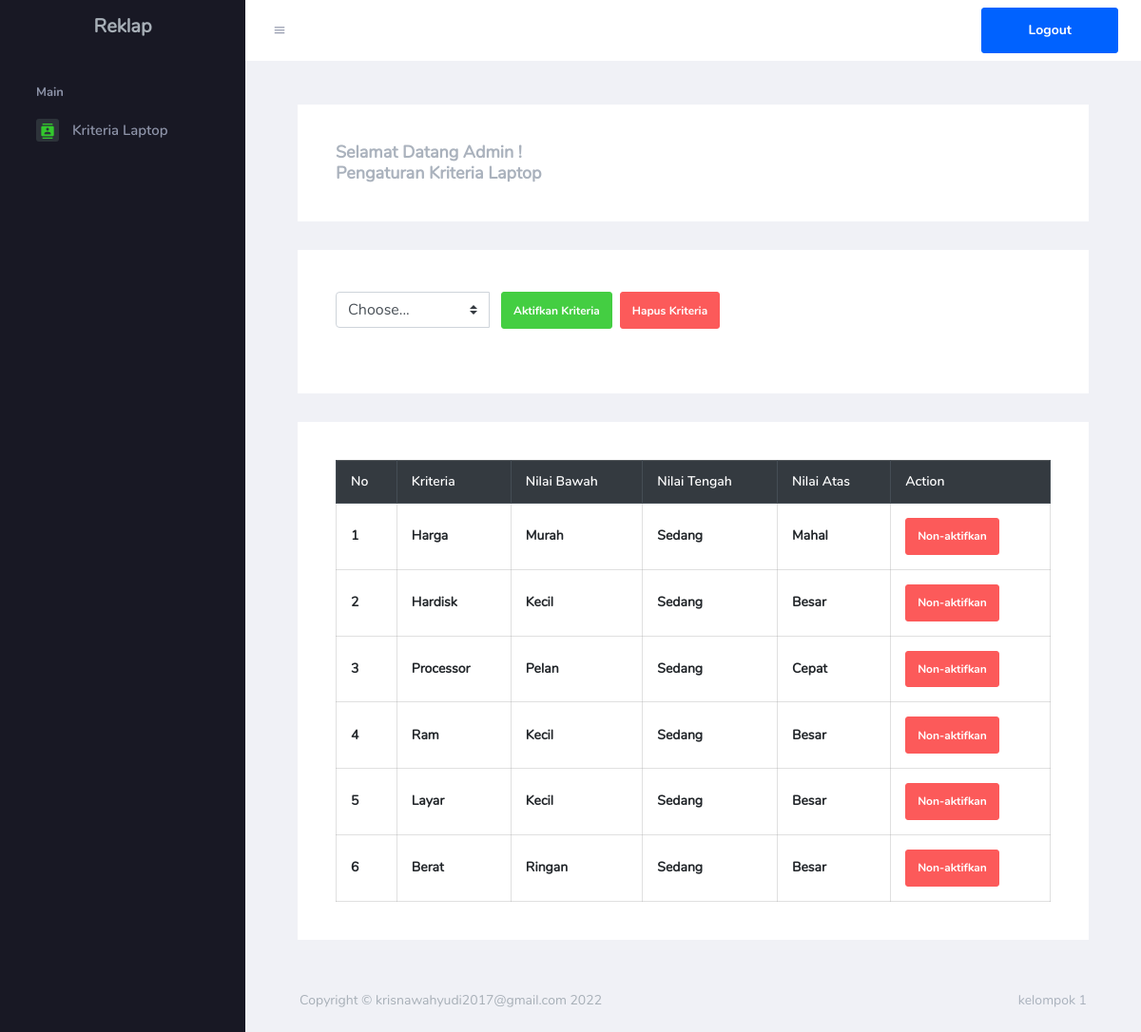
/admin.php (signed in), run on the app's committed database.
### tables this page shows
CREATE TABLE `daftar_kriteria` (
  `id` int(10) NOT NULL,
  `kriteria` varchar(20) NOT NULL,
  `bawah` varchar(20) NOT NULL,
  `tengah` varchar(20) NOT NULL,
  `atas` varchar(20) NOT NULL
);

### admin.php (the view, shortened to what this page needs)
<?php
include"functions.php";
?>
<!DOCTYPE html>
<html>
<head>
    <link rel="stylesheet" href="assets/vendors/mdi/css/materialdesignicons.min.css" />
    <link rel="stylesheet" href="assets/vendors/flag-icon-css/css/flag-icon.min.css" />
    <link rel="stylesheet" href="assets/vendors/css/vendor.bundle.base.css" />
    <link rel="stylesheet" href="assets/vendors/font-awesome/css/font-awesome.min.css" />
    <link rel="stylesheet" href="assets/vendors/bootstrap-datepicker/bootstrap-datepicker.min.css" />
    <link rel="stylesheet" href="assets/css/style.css" />
</head>
<body>
    <div class="container-scroller">
        <nav class="navbar default-layout-navbar col-lg-12 col-12 p-0 fixed-top d-flex flex-row">
            <div class="text-center navbar-brand-wrapper d-flex align-items-center justify-content-center">
                <h3>Reklap</h3>
            </div>
            <div class="navbar-menu-wrapper d-flex align-items-stretch">
                <button class="navbar-toggler navbar-toggler align-self-center" type="button" data-toggle="minimize">
                    <span class="mdi mdi-menu"></span>
                </button>
                <ul class="navbar-nav navbar-nav-right">
                    <li class="nav-item dropdown">
                        <a href="logout.php"><button type="button" class="btn btn-primary btn-lg">
                                Logout
                            </button></a>
                    </li>
                </ul>
            </div>
        </nav>
        <div class="container-fluid page-body-wrapper">
            <nav class="sidebar sidebar-offcanvas" id="sidebar">
                <ul class="nav">
                    <li class="nav-item nav-category">Main</li>
                    <li class="nav-item">
                        <a class="nav-link" href="#">
                            <span class="icon-bg"><i class="mdi mdi-contacts menu-icon"></i></span>
                            <span class="menu-title">Kriteria Laptop</span>
                        </a>
                    </li>
                </ul>
            </nav>
            <div class="main-panel">
                <div class="content-wrapper">
                    <div class="col-12 grid-margin">
                        <div class="card">
                            <div class="card-body">
                                <div class="row">
                                    <div class="col-sm-12">
                                        <div class="d-flex justify-content-between align-items-center">
                                            <h3 class="text-light card-title mb-0">
                                                Selamat Datang Admin !<br> Pengaturan Kriteria Laptop
                                            </h3>
                                        </div>
                                    </div>
                                </div>
                            </div>
                        </div>
                    </div>
                    <div class="col-12 grid-margin">
                        <div class="card">
                            <div class="card-body">
                                <div class="row">
                                    <div class="col-sm-12">
                                        <div class="d-flex justify-content-between align-items-center mb-4">
                                            <form method='POST' action="process.php">
                                                <div class="form-row align-items-center">
                                                    <div class="col-auto my-1 input-group">
                                                        <select name='kriteria' class="custom-select mr-sm-1"
                                                            id="inlineFormCustomSelect" required>
                                                            <option value="">Choose...</option>
                                                        </select>
                                                        <button type="submit" class="btn btn-success float ml-2"
                                                            name="submit">Aktifkan
                                                            Kriteria</button>
                                                        <button type="submit" class="btn btn-danger float ml-2"
                                                            name="submit-del">Hapus
                                                            Kriteria</button>
                                                    </div>
                                                </div>
                                            </form>
                                        </div>
                                    </div>
                                </div>
                            </div>
                        </div>
                    </div>
                    <div class="col-12 grid-margin">
                        <div class="card">
                            <div class="card-body">
                                <div class="row">
                                    <div class="col-sm-12">
                                        <div class="d-flex justify-content-between align-items-center">
                                            <table class='table table-bordered'>
                                                <thead class="thead-dark">
                                                    <tr>
                                                        <th>No</th>
                                                        <th>Kriteria</th>
                                                        <th>Nilai Bawah</th>
                                                        <th>Nilai Tengah</th>
                                                        <th>Nilai Atas</th>
                                                        <th>Action</th>
                                                    </tr>
                                                </thead>
                                                <tbody>
                                                    <?php
                                                        $daftar_kriteria = mysqli_query($conn,"SELECT * from daftar_kriteria");
                                                        $num = 1;
                                                        while($data = mysqli_fetch_array($daftar_kriteria)):
                                                    ?>
                                                    <tr>
                                                        <th><?=$num;?></th>
                                                        <th><?=$data['kriteria'];?></th>
                                                        <th><?=$data['bawah'];?></th>
                                                        <th><?=$data['tengah'];?></th>
                                                        <th><?=$data['atas'];?></th>
                                                        <th><a
                                                                href="delete.php?id=<?php echo $data['id']; ?>&item=kriteria"><button
                                                                    class="btn btn-danger">Non-aktifkan</button></a>
                                                        </th>
                                                    </tr>
                                                    <?php $num++; endwhile;?>
                                                </tbody>
                                            </table>
                                        </div>
                                    </div>
                                </div>
                            </div>
                        </div>
                    </div>
                </div>
                <footer class="footer">
                    <div class="footer-inner-wraper">
                        <div class="d-sm-flex justify-content-center justify-content-sm-between">
                            <span class="text-muted d-block text-center text-sm-left d-sm-inline-block">Copyright
                                ©
                                krisnawahyudi2017@gmail.com 2022</span>
                            <span class="float-none float-sm-right d-block mt-1 mt-sm-0 text-center">
                                kelompok 1</span>
                        </div>
                    </div>
                </footer>
            </div>
        </div>
    </div>
</body>
</html>

### admin.php (style rules this page uses)
body { background: orange; }
a { color: inherit; }

### data on the page
daftar_kriteria: kriteria "Harga", bawah "Murah", tengah "Sedang", atas "Mahal"
daftar_kriteria: kriteria "Hardisk", bawah "Kecil", tengah "Sedang", atas "Besar"
daftar_kriteria: kriteria "Processor", bawah "Pelan", tengah "Sedang", atas "Cepat"
daftar_kriteria: kriteria "Ram", bawah "Kecil", tengah "Sedang", atas "Besar"
daftar_kriteria: kriteria "Layar", bawah "Kecil", tengah "Sedang", atas "Besar"
daftar_kriteria: kriteria "Berat", bawah "Ringan", tengah "Sedang", atas "Besar"
